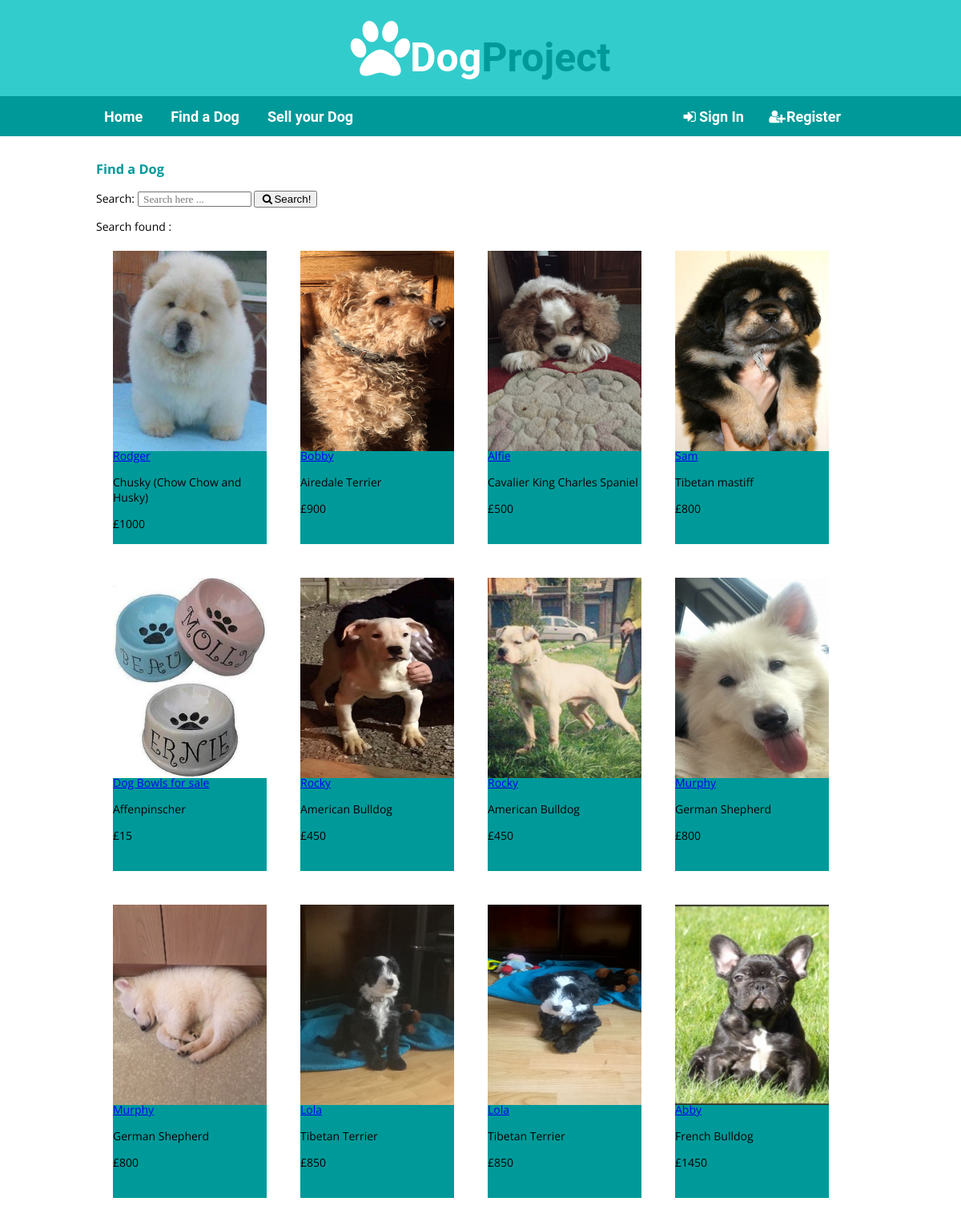
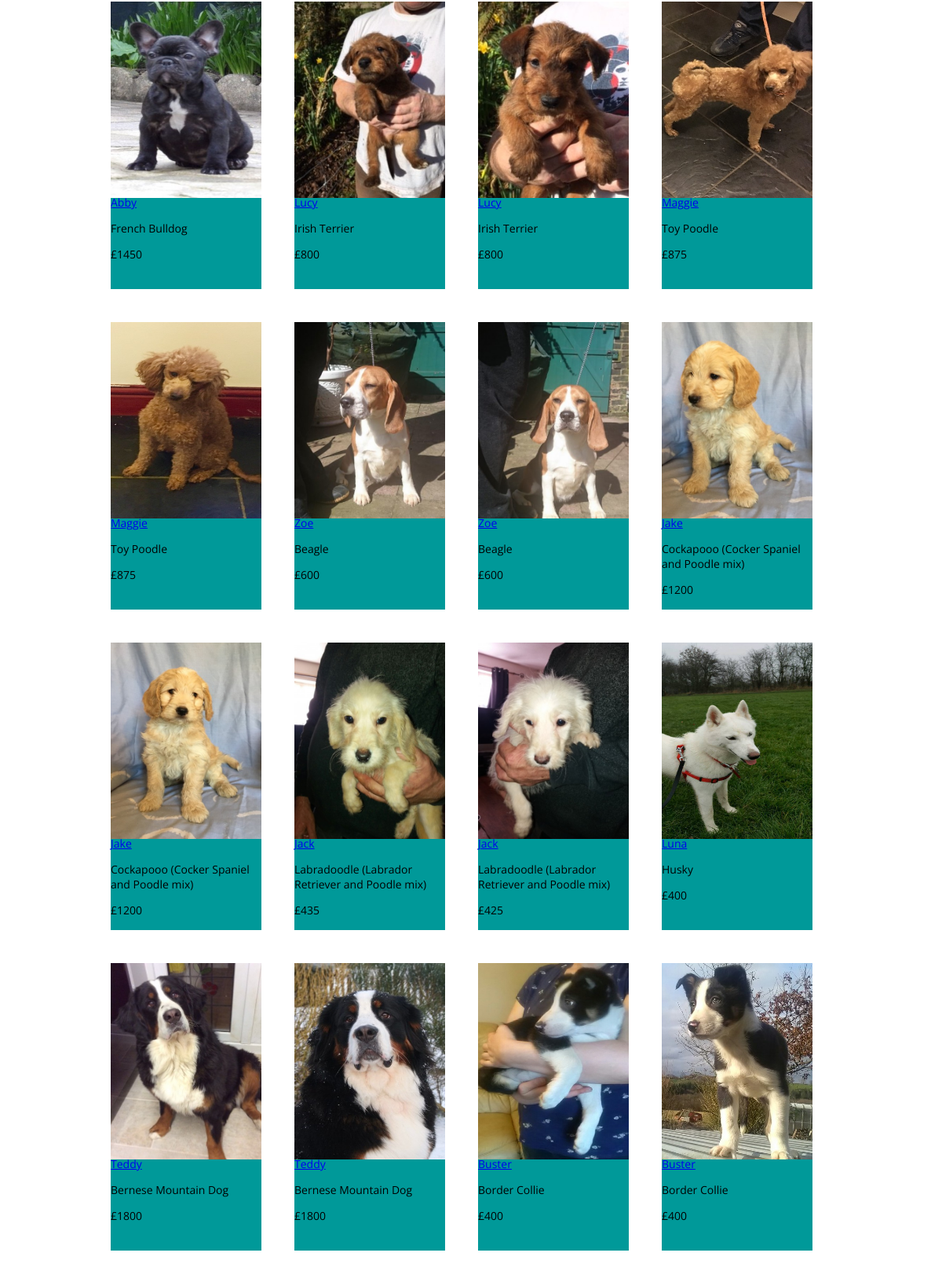
The page /mpa-dogProject/searchresults.php (upper part) on the database its author committed (2 pictures, top to bottom).
### tables this page shows
CREATE TABLE IF NOT EXISTS `project_dog_advert` (
`advertID` smallint(5) NOT NULL,
  `advert_title` varchar(100) NOT NULL,
  `description` varchar(4000) NOT NULL,
  `price` int(8) NOT NULL,
  `dob` varchar(10) NOT NULL,
  `gender` varchar(6) NOT NULL,
  `breedID` smallint(4) NOT NULL,
  `countyID` tinyint(3) NOT NULL,
  `start_date` varchar(45) NOT NULL,
  `userID` smallint(5) NOT NULL,
  `created_at` varchar(45) NOT NULL,
  `Available` int(1) NOT NULL
);

CREATE TABLE IF NOT EXISTS `project_images` (
`imageID` smallint(7) NOT NULL,
  `image_path` varchar(1000) NOT NULL,
  `advertID` smallint(5) NOT NULL
);

CREATE TABLE IF NOT EXISTS `project_dog_breed` (
`breedID` smallint(4) NOT NULL,
  `breed_name` varchar(150) NOT NULL
);

### mpa-dogProject/searchresults.php (the view, shortened to what this page needs)
<?php
	require_once("../Includes/header.php");
?>
<main id="content">
	<div class="wrapper">
		<h3>Find a Dog</h3>
        <form action="searchresults.php" method="post" <?php echo htmlspecialchars($_SERVER["PHP_SELF"]);?>>
            Search: <input type="text" name="search" placeholder=" Search here ... "/>
            <button type="submit"><i class="fa fa-search fa-fw"></i>Search!</button>
        </form>
        <?php
            $db = pdoDB::getConnection();
            try {
                $search=$_POST['search'];
                $searchQuery = $db->prepare("SELECT advert.advertID, advert.countyID, advert.breedID, advert_title, price, gender, description, dob, start_date, breed.breedID, breed.breed_name, county.countyID, county.countyname, image.advertID, image.image_path FROM project_dog_advert AS advert
                    INNER JOIN project_dog_breed AS breed
                    ON advert.breedID=breed.breedID
                    INNER JOIN project_counties AS county
                    ON advert.countyID=county.countyID
                    LEFT JOIN project_images AS image
                    ON advert.advertID=image.advertID
                    WHERE advert_title LIKE '%$search%'
                        OR price LIKE '%$search%'
                        OR gender LIKE '%$search%'
                        OR breed.breed_name LIKE '%$search%'
                        OR county.countyname LIKE '%$search%'");
                $searchQuery->bindValue(1, "%$search%", PDO::PARAM_STR);
                $searchQuery->execute();
                if (!$searchQuery->rowCount() == 0) {
                    echo "Search found :<br/>";
                    while ($advert = $searchQuery->fetchObject()) {
                        echo "<div class='ads'>
                                 <img src='" . $advert->image_path . "' alt='' height='250' width='42'>
                                 <div class='desc'>
                                    <p><a href='advertDetails.php?advertID=" . $advert->advertID . "'>" . $advert->advert_title  . "</a></p>
                                    <p>" . $advert->breed_name . "</p>
                                    <p>£" . $advert->price . "</p>
                                  </div>
                               </div>";
                    }
                }
                else {
                    echo 'Nothing found';
                    echo "</br>
                      <a href='findADog.php'>View All Dogs</a>";
                }
            }
            catch
            (PDOException $e){
                echo "<p>Connection error: " . $e->getMessage() . "</p>";
            }
        ?>
	</div>
</main>
<?php
	require_once("../Includes/footer.php");
?>

### Style/style.css (style rules this page uses)
body { font-family: 'Open Sans', Helvetica, sans-serif; font-size: 14px; margin: 0; }
.wrapper { width: 100%; max-width: 960px; margin: 0 auto; }
#content { margin: 30px 0; min-height: 400px; display: block; }
h3 { color:#009999; }
input { font-family: FontAwesome; }
.ads { padding: 2px; width: 20%; float: left; margin: 19px; }
.ads img { width:100%; }
.desc { background: white; color: black; margin-top: -18px; background-color: #009999; height: 120px; }

### rows shown on the page
project_dog_advert: project_images.image_path (picture), advert_title "Rodger", breedID.breed_name "Chusky (Chow Chow and Husky)", price "1000"
project_dog_advert: project_images.image_path (picture), advert_title "Bobby", breedID.breed_name "Airedale Terrier", price "900"
project_dog_advert: project_images.image_path (picture), advert_title "Alfie", breedID.breed_name "Cavalier King Charles Spaniel", price "500"
project_dog_advert: project_images.image_path (picture), advert_title "Sam", breedID.breed_name "Tibetan mastiff", price "800"
project_dog_advert: project_images.image_path (picture), advert_title "Dog Bowls for sale", breedID.breed_name "Affenpinscher", price "15"
project_dog_advert: project_images.image_path (picture), advert_title "Rocky", breedID.breed_name "American Bulldog", price "450"
project_dog_advert: project_images.image_path (picture), advert_title "Rocky", breedID.breed_name "American Bulldog", price "450"
project_dog_advert: project_images.image_path (picture), advert_title "Murphy", breedID.breed_name "German Shepherd", price "800"
project_dog_advert: project_images.image_path (picture), advert_title "Murphy", breedID.breed_name "German Shepherd", price "800"
project_dog_advert: project_images.image_path (picture), advert_title "Lola", breedID.breed_name "Tibetan Terrier", price "850"
project_dog_advert: project_images.image_path (picture), advert_title "Lola", breedID.breed_name "Tibetan Terrier", price "850"
project_dog_advert: project_images.image_path (picture), advert_title "Abby", breedID.breed_name "French Bulldog", price "1450"
project_dog_advert: project_images.image_path (picture), advert_title "Abby", breedID.breed_name "French Bulldog", price "1450"
project_dog_advert: project_images.image_path (picture), advert_title "Lucy", breedID.breed_name "Irish Terrier", price "800"
project_dog_advert: project_images.image_path (picture), advert_title "Lucy", breedID.breed_name "Irish Terrier", price "800"
project_dog_advert: project_images.image_path (picture), advert_title "Maggie", breedID.breed_name "Toy Poodle", price "875"
project_dog_advert: project_images.image_path (picture), advert_title "Maggie", breedID.breed_name "Toy Poodle", price "875"
project_dog_advert: project_images.image_path (picture), advert_title "Zoe", breedID.breed_name "Beagle", price "600"
project_dog_advert: project_images.image_path (picture), advert_title "Zoe", breedID.breed_name "Beagle", price "600"
project_dog_advert: project_images.image_path (picture), advert_title "Jake", breedID.breed_name "Cockapooo (Cocker Spaniel and Poodle mix)", price "1200"
project_dog_advert: project_images.image_path (picture), advert_title "Jake", breedID.breed_name "Cockapooo (Cocker Spaniel and Poodle mix)", price "1200"
project_dog_advert: project_images.image_path (picture), advert_title "Jack", breedID.breed_name "Labradoodle (Labrador Retriever and Poodle mix)", price "435"
project_dog_advert: project_images.image_path (picture), advert_title "Jack", breedID.breed_name "Labradoodle (Labrador Retriever and Poodle mix)", price "425"
project_dog_advert: project_images.image_path (picture), advert_title "Luna", breedID.breed_name "Husky", price "400"
project_dog_advert: project_images.image_path (picture), advert_title "Teddy", breedID.breed_name "Bernese Mountain Dog", price "1800"
project_dog_advert: project_images.image_path (picture), advert_title "Teddy", breedID.breed_name "Bernese Mountain Dog", price "1800"
project_dog_advert: project_images.image_path (picture), advert_title "Buster", breedID.breed_name "Border Collie", price "400"
project_dog_advert: project_images.image_path (picture), advert_title "Buster", breedID.breed_name "Border Collie", price "400"
